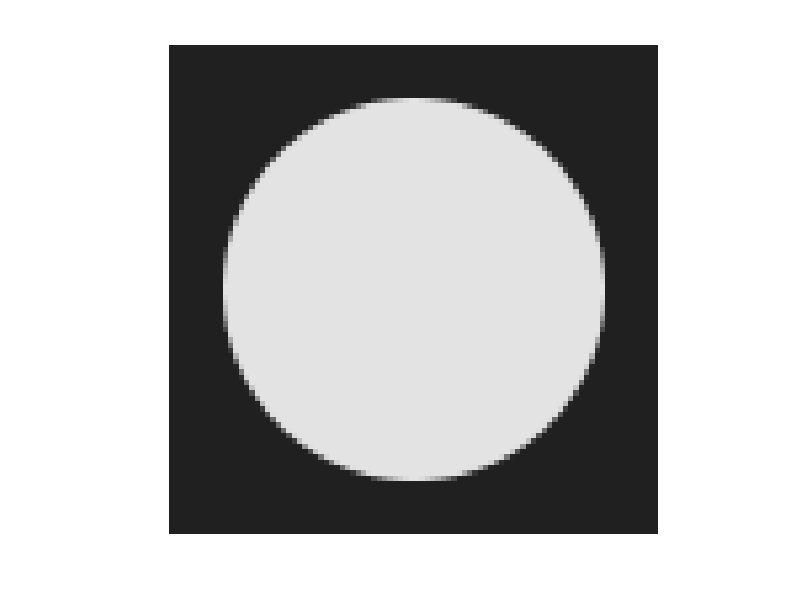
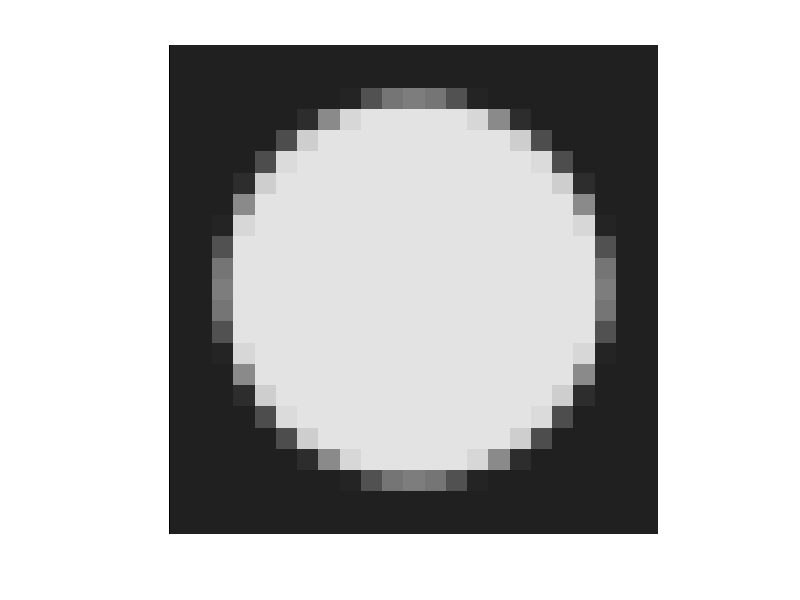
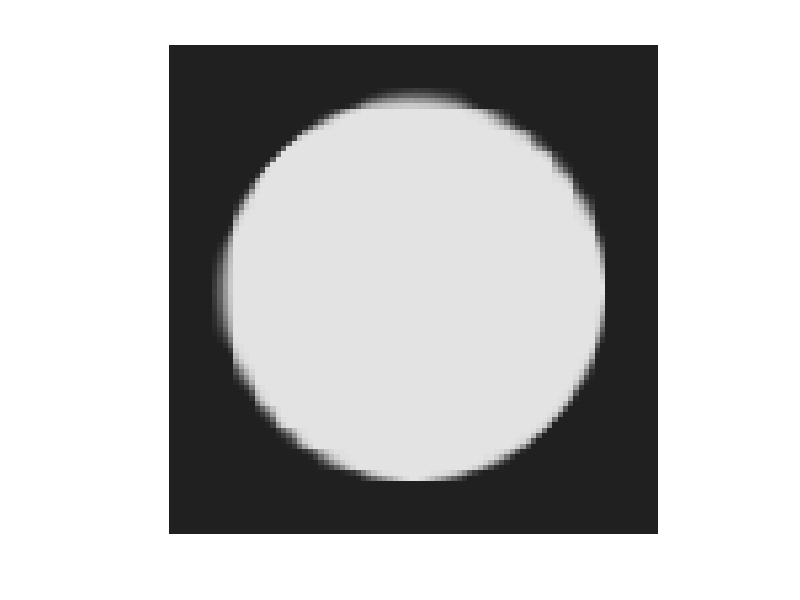

Reproduce these figures in MATLAB, in order.
function main
	
	Nbiter= 4000;
	tau = 0.01;
	sigma = 1/tau/8;
	rho = 1.9;

	S=23;
	level=6;
	facto=2^level;
	y=zeros(S*facto,S*facto);
	[n1,n2]=meshgrid(1:S*facto,1:S*facto);
	y=((n1-S*facto/2-1/2).^2+(n2-S*facto/2-1/2).^2<=(9*facto)^2);
	for lev=1:level-2  
		y=(y(1:2:end,1:2:end)+y(2:2:end,1:2:end)+y(1:2:end,2:2:end)+y(2:2:end,2:2:end))/4;
	end
	xref=y*3/4+1/8+0.0004;
	for lev=level-1:level
		y=(y(1:2:end,1:2:end)+y(2:2:end,1:2:end)+y(1:2:end,2:2:end)+y(2:2:end,2:2:end))/4;
	end
	y=y*3/4+1/8+0.0004;
	figure(1);
	imshow(xref);
	colormap gray
	imwrite(xref,'x_reference.tif');
	figure(2);
	imshow(y);
	colormap gray
	imwrite(y,'y.tif');
	
	opD = @(x) cat(3,[diff(x,1,1);zeros(1,size(x,2))],[diff(x,1,2) zeros(size(x,1),1)]);
	opDadj = @(u) -[u(1,:,1);diff(u(:,:,1),1,1)]-[u(:,1,2) diff(u(:,:,2),1,2)];	
	prox_sigma_g_conj = @(u) bsxfun(@rdivide, u, max(sqrt(sum(u.^2,3)),1));
	
	x = prox_tau_f(zeros(size(y)*4),y);
	u = zeros([size(x) 2]);
	fprintf('0 %f\n',sum(sum(sqrt(sum(opD(x).^2,3)))));
	for iter = 1:Nbiter
		xnew = prox_tau_f(x-tau*opDadj(u),y);
		unew = prox_sigma_g_conj(u+sigma*opD(2*xnew-x));
		x = xnew+(rho-1)*(xnew-x);
		u = unew+(rho-1)*(unew-u);
		if mod(iter,40)==0
			%we display the primal and dual cost functions, which reach equal values at convergence
			tmp = opDadj(unew);
			tmp = tmp(1:4:end,1:4:end)+tmp(2:4:end,1:4:end)+tmp(3:4:end,1:4:end)+tmp(4:4:end,1:4:end)+...
			tmp(1:4:end,2:4:end)+tmp(2:4:end,2:4:end)+tmp(3:4:end,2:4:end)+tmp(4:4:end,2:4:end)+...
			tmp(1:4:end,3:4:end)+tmp(2:4:end,3:4:end)+tmp(3:4:end,3:4:end)+tmp(4:4:end,3:4:end)+...
			tmp(1:4:end,4:4:end)+tmp(2:4:end,4:4:end)+tmp(3:4:end,4:4:end)+tmp(4:4:end,4:4:end);
			fprintf('%d %f %f\n',iter,sum(sum(sqrt(sum(opD(xnew).^2,3)))),...
				sum(sum(tmp.*y)));
			figure(3);
			imshow(xnew);
			colormap flag
			drawnow
		end
	end
	figure(3);
	imshow(xnew);
	colormap gray
	imwrite(xnew,'x_isotropic.tif');
	fprintf('||x-xref||=%f\n',sqrt(sum(sum((xnew-xref).^2))));
	
end

function xout = prox_tau_f(x,y)
	z=y-(x(1:4:end,1:4:end)+x(2:4:end,1:4:end)+x(3:4:end,1:4:end)+x(4:4:end,1:4:end)+...
	x(1:4:end,2:4:end)+x(2:4:end,2:4:end)+x(3:4:end,2:4:end)+x(4:4:end,2:4:end)+...
	x(1:4:end,3:4:end)+x(2:4:end,3:4:end)+x(3:4:end,3:4:end)+x(4:4:end,3:4:end)+...
	x(1:4:end,4:4:end)+x(2:4:end,4:4:end)+x(3:4:end,4:4:end)+x(4:4:end,4:4:end))/16;
	xout = x;
	xout(1:4:end,1:4:end)=x(1:4:end,1:4:end)+z;
	xout(2:4:end,1:4:end)=x(2:4:end,1:4:end)+z;
	xout(3:4:end,1:4:end)=x(3:4:end,1:4:end)+z;
	xout(4:4:end,1:4:end)=x(4:4:end,1:4:end)+z;
	xout(1:4:end,2:4:end)=x(1:4:end,2:4:end)+z;
	xout(2:4:end,2:4:end)=x(2:4:end,2:4:end)+z;
	xout(3:4:end,2:4:end)=x(3:4:end,2:4:end)+z;
	xout(4:4:end,2:4:end)=x(4:4:end,2:4:end)+z;
	xout(1:4:end,3:4:end)=x(1:4:end,3:4:end)+z;
	xout(2:4:end,3:4:end)=x(2:4:end,3:4:end)+z;
	xout(3:4:end,3:4:end)=x(3:4:end,3:4:end)+z;
	xout(4:4:end,3:4:end)=x(4:4:end,3:4:end)+z;
	xout(1:4:end,4:4:end)=x(1:4:end,4:4:end)+z;
	xout(2:4:end,4:4:end)=x(2:4:end,4:4:end)+z;
	xout(3:4:end,4:4:end)=x(3:4:end,4:4:end)+z;
	xout(4:4:end,4:4:end)=x(4:4:end,4:4:end)+z;	
end 